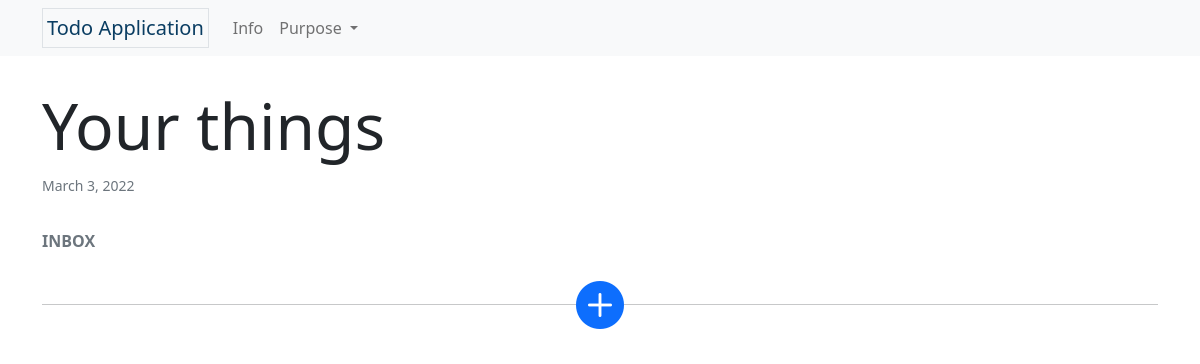
/, run on an earlier commit of the app's database.
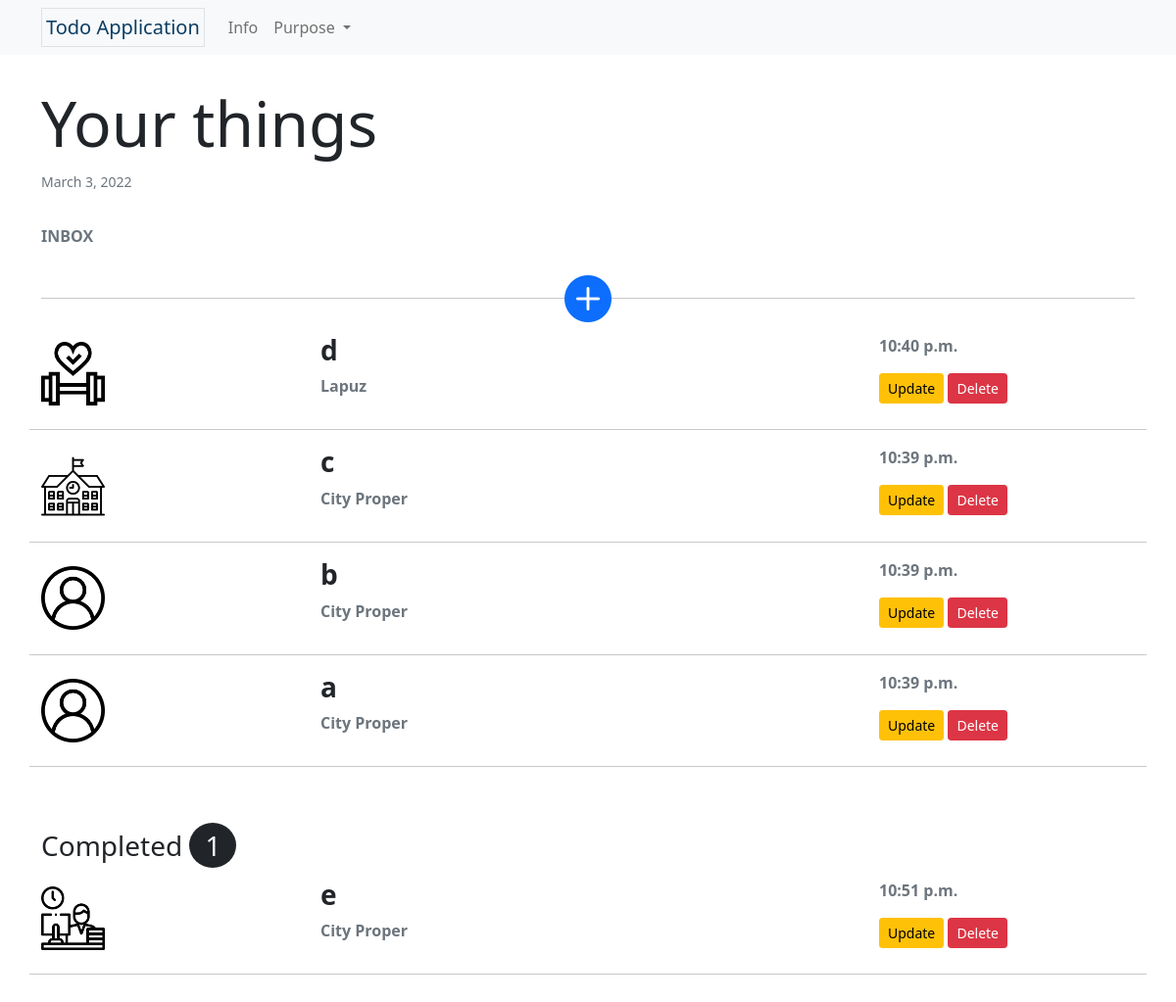
And on a later commit of the database.
### lists/models.py (models this page shows, shortened)
class Tasks(models.Model):
     PURPOSE = (
          ('Personal','Personal'),
          ('Fitness','Fitness'),
          ('School', 'School'),
          ('Business','Business'),
          ('Office','Office'),
     )
     PLACE = (
          ('City Proper', 'City Proper'),
          ('Jaro', 'Jaro'),
          ('La Paz', 'La Paz'),
          ('Lapuz', 'Lapuz'),
          ('Mandurriao', 'Mandurriao'),
          ('Molo', 'Molo'),
          ('Villa Arevalo', 'Villa Arevalo'),
          ('Lapuz', 'Lapuz'),
     )
     purpose = models.CharField(max_length=8, choices=PURPOSE, default='Personal')
     title = models.CharField(max_length=50, unique=True)
     completed = models.BooleanField(default=False)
     slug = models.SlugField(max_length=50, unique=True, blank=True)
     place = models.CharField(max_length=16, choices=PLACE, default='City Proper')
     note = models.TextField(max_length=100, blank=True)
     date_created = models.DateTimeField(auto_now_add=True)
     class Meta:
          ordering = ['-date_created']

### lists/views.py (the view)
# urls.py: path('', views.home, name='home'),
def home(request):
    tasks = Tasks.objects.all()
    completed_count = Tasks.objects.all().filter(completed=True).count
    completed = Tasks.objects.all().filter(completed=True).all().order_by('id')
    context = {'tasks': tasks, 'completed_count': completed_count, 'completed': completed}
    return render(request, 'lists/home.html', context)

### lists/templates/lists/home.html (shortened to what the changed rows need)
{% extends 'partials/base.html' %}
{% load static %}
{% load tz %}
{% block file_css %}
    <link rel="stylesheet" href="{% static 'lists/styles/home.css' %}">
{% endblock file_css %}
{% block content %}
<div class="container-fluid">
    <div class="container">
        <div class="row">
            <div class="col-md-8 mb-3 mt-3">
                <h1 class="mb-2 display-3">Your things</h1>
            </div>
        </div>
    </div>
</div>
<div class="container-fluid my-3">
    <div class="container">
        <div class="row">
            <p class="text-uppercase fw-bold text-muted inbox">Inbox</p>
        </div>
        <div class="mydiv">
            <hr class="line">
            <a href="{% url 'create-task' %}"><i class="bi bi-plus-circle-fill" style="font-size: 3rem;"></i></a>
            <hr class="line">
        </div>
        {% for task in tasks %}
            {% if task.completed == False %}
                <div class="row">
                    <div class="col-3 d-flex align-items-center">
                        {% if task.purpose == 'School' %}
                            <img src="{% static 'lists/img/school.png' %}" alt="School icon" class="w-25">
                        {% elif task.purpose == 'Fitness' %}
                            <img src="{% static 'lists/img/fitness.png' %}" alt="Fitness icon" class="w-25">
                        {% elif task.purpose == 'Business' %}
                            <img src="{% static 'lists/img/stats.png' %}" alt="Business icon" class="w-25">
                        {% elif task.purpose == 'Office' %}
                            <img src="{% static 'lists/img/work.png' %}" alt="Office icon" class="w-25">
                        {% else %}
                            <img src="{% static 'lists/img/user.png' %}" alt="Personal icon" class="w-25">
                        {% endif %}
                    </div>
                    <div class="col-6 my-auto">
                        <h3 class="fw-bold">{{ task.title }}</h3>
                        <p class="text-muted fw-bold">{{ task.place }}</p>
                    </div>
                    <div class="col-3">
                            <p class="text-muted fw-bold">{{ task.date_created|timezone:'Asia/Manila'|date:'h:i a' }}</p>
                            <a href="{% url 'update-task' task.slug %}" class="btn btn-warning btn-sm">Update</a>
                            <a href="{% url 'delete-task' task.slug %}" class="btn btn-danger btn-sm">Delete</a>
                    </div>
                    <hr class="mt-3">
                </div>
            {% endif %}
        {% endfor %}
        {% if completed_count > 0 %}
            <h3 class="mt-5 mb-3">Completed <span class="px-3 py-1 rounded-circle bg-dark text-white">{{ completed_count }}</span></h3>
            {% for task in completed %}
                <div class="row">
                    <div class="col-3 d-flex align-items-center">
                        {% if task.purpose == 'School' %}
                            <img src="{% static 'lists/img/school.png' %}" alt="School icon" class="w-25">
                        {% elif task.purpose == 'Fitness' %}
                            <img src="{% static 'lists/img/fitness.png' %}" alt="Fitness icon" class="w-25">
                        {% elif task.purpose == 'Business' %}
                            <img src="{% static 'lists/img/stats.png' %}" alt="Business icon" class="w-25">
                        {% elif task.purpose == 'Office' %}
                            <img src="{% static 'lists/img/work.png' %}" alt="Office icon" class="w-25">
                        {% else %}
                            <img src="{% static 'lists/img/user.png' %}" alt="Personal icon" class="w-25">
                        {% endif %}
                    </div>
                    <div class="col-6 my-auto">
                        <h3 class="fw-bold">{{ task.title }}</h3>
                        <p class="text-muted fw-bold">{{ task.place }}</p>
                    </div>
                    <div class="col-3">
                            <p class="text-muted fw-bold">{{ task.date_created|timezone:'Asia/Manila'|date:'h:i a' }}</p>
                            <a href="{% url 'update-task' task.slug %}" class="btn btn-warning btn-sm">Update</a>
                            <a href="{% url 'delete-task' task.slug %}" class="btn btn-danger btn-sm">Delete</a>
                    </div>
                    <hr class="mt-3">
                </div>
                {% endfor %}
        {% endif %}
    </div>
</div>
{% endblock content %}

What changed in the data, as far as the page shows it:
added Tasks: completed False (drawn), title "d", place "Lapuz", date_created "10:40 p.m.", shown under "Your things"
added Tasks: completed False (drawn), title "c", place "City Proper", date_created "10:39 p.m.", shown under "Your things"
added Tasks: completed False (drawn), title "b", place "City Proper", date_created "10:39 p.m.", shown under "Your things"
added Tasks: completed False (drawn), title "a", place "City Proper", date_created "10:39 p.m.", shown under "Your things"
added Tasks: title "e", place "City Proper", date_created "10:51 p.m.", shown under "Completed 1"
Also different on the page:
{{ completed_count }}: (not shown) → "1"
text now shown: "Completed"
